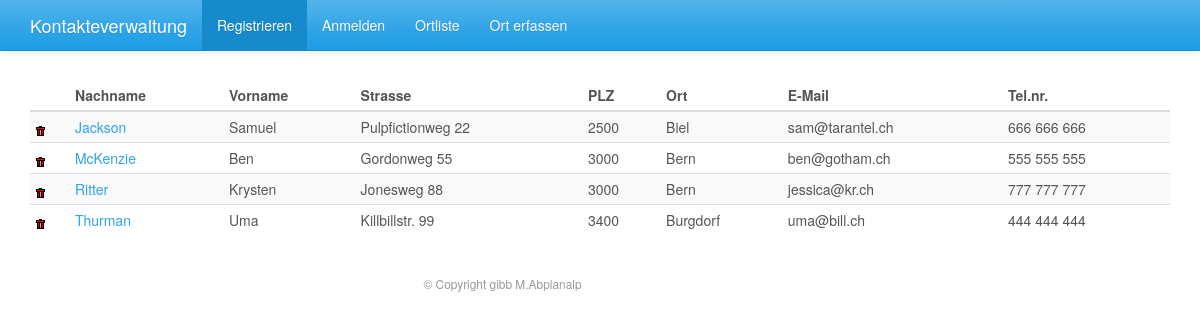
/php/index.php, run on the app's committed database.
### tables this page shows
CREATE TABLE `kontakte` (
  `kid` int(11) NOT NULL,
  `nachname` varchar(50) NOT NULL,
  `vorname` varchar(50) DEFAULT NULL,
  `strasse` varchar(100) DEFAULT NULL,
  `oid` smallint(6) DEFAULT NULL,
  `email` varchar(100) NOT NULL,
  `tel` varchar(20) DEFAULT NULL
);

CREATE TABLE `orte` (
  `oid` int(11) NOT NULL,
  `plz` smallint(6) NOT NULL,
  `ort` varchar(50) NOT NULL
);

### php/appl_functions.php (called while the page is built, shortened)
<?php
function kontaktliste() {
  setValue("data", db_select_kontakte());
  if (is_array(getValue("data"))) {
	return runTemplate("../templates/".getValue("func").".htm.php");
  } else {
	return "<div class='col-md-offset-3 col-md-4 text-center'>Liste ist leer...</div><br /><br />";
  }
}
?>

### php/db_functions.php (called while the page is built, shortened)
<?php
function db_select_kontakte() {
	$sql = "select k.kid, k.nachname, k.vorname, k.strasse, o.plz, o.ort, k.email, k.tel
			from kontakte k
			left join orte o on o.oid = k.oid
			order by nachname, vorname";
	return sqlSelect($sql);
}
?>

### templates/kontaktliste.htm.php (the view, shortened to what this page needs)
<table class="table table-striped table-condensed">
  <thead>
	<tr>
	  <th></th>
	  <th>Nachname</th>
	  <th>Vorname</th>
	  <th>Strasse</th>
	  <th>PLZ</th>
	  <th>Ort</th>
	  <th>E-Mail</th>
	  <th>Tel.nr.</th>
	</tr>
  </thead>
  <tbody>
	<?php
	  foreach(getValue("data") as $row) {
		echo "<tr>
			  <td><a href='".getValue('phpmodule')."&kid=".$row['kid']."'>
			  <img src='../images/delete.png' border='no' onclick='return confdel();'></a></td>
			  <td><a href='".$_SERVER['PHP_SELF']."?id=kontakterfassen&action=edit&kid=".$row['kid']."'>".htmlTextAufbereiten($row['nachname'])."</a></td>
			  <td>".htmlTextAufbereiten($row['vorname'])."</td>
			  <td>".htmlTextAufbereiten($row['strasse'])."</td>
			  <td>".$row['plz']."</td>
			  <td>".htmlTextAufbereiten($row['ort'])."</td>
			  <td>".htmlTextAufbereiten($row['email'])."</td>
			  <td>".htmlTextAufbereiten($row['tel'])."</td>
			  </tr>\n";
	  }
	?>
  </tbody>
</table>

### php/index.php (shortened to what this page needs)
<?php
require("basic_functions.php");
require("db_functions.php");
require("appl_functions.php");
$func = getId();
$flist = getValue("cfg_func_list");
if (!in_array($func, $flist)) $func = $flist[0];
setValue("inhalt", $func());
echo runTemplate("../templates/index.htm.php");
?>

### templates/index.htm.php (shortened to what this page needs)
<!DOCTYPE html>
<html lang="de">
<head>
  <link href="../css/bootstrap.min.css" rel="stylesheet" />
</head>
<body style="background-image: url("../public/images/background.jpg'");">
  <nav class="navbar navbar-default navbar-fixed-top">
	<div class="container">
      <div class="navbar-header">
		<a class="navbar-brand">Kontakteverwaltung</a>
      </div>
	  <ul class="nav navbar-nav">
        <?php echo getMenu(getValue("cfg_menu_list"), "Hauptmenü"); ?>
      </ul>
	</div>
  </nav>
  <div class="container" style="margin-top:80px">
	<?php echo getValue("inhalt"); ?>
  </div>
  <div class="container" style="margin-top:20px">
	<div class="row">
	  <div class="col-md-offset-3 col-md-4 text-center small text-muted">
		&copy;&nbsp;Copyright gibb M.Abplanalp
	  </div>
	</div>
  </div>
</body>
</html>

### php/basic_functions.php (shortened to what this page needs)
<?php
function runTemplate($template) {
  require($template);
  $inhalt=ob_get_contents();
  return $inhalt;
}
function setValue($key, $value) {
  global $params;
  $params[$key] = $value;
}
function getValue($key) {
  global $params;
  if (isset($params[$key])) return $params[$key];
  else return "";
}
function getMenu($mlist) {
  $menu = "";
  if (count($mlist)) {
	$active_link = getValue("func");
	foreach ($mlist as $element=>$option) {
	  $active = "";
	  if ($element == $active_link) $active = " class='active'";
	  $menu .= "<li$active><a href='".$_SERVER['PHP_SELF']."?id=".$element."'>$option</a></li>";
	}
	return $menu;
  }
}
function htmlTextAufbereiten($value) {
	return nl2br(htmlentities($value));
}
function sqlSelect($sql) {
 	$result = mysqli_query(getValue("cfg_db"), $sql);
	if (mysqli_num_rows($result) > 0) {
		while ($row=mysqli_fetch_assoc($result)) $data[]=$row;
	} else $data = "";
	return $data;
}
?>

### data on the page
kontakte: nachname "Jackson", vorname "Samuel", strasse "Pulpfictionweg 22", oid.plz "2500", oid.ort "Biel", email "sam@tarantel.ch", tel "666 666 666"
kontakte: nachname "McKenzie", vorname "Ben", strasse "Gordonweg 55", oid.plz "3000", oid.ort "Bern", email "ben@gotham.ch", tel "555 555 555"
kontakte: nachname "Ritter", vorname "Krysten", strasse "Jonesweg 88", oid.plz "3000", oid.ort "Bern", email "jessica@kr.ch", tel "777 777 777"
kontakte: nachname "Thurman", vorname "Uma", strasse "Killbillstr. 99", oid.plz "3400", oid.ort "Burgdorf", email "uma@bill.ch", tel "444 444 444"

### other printed values
$option "Registrieren"
$option "Anmelden"
$option "Ortliste"
$option "Ort erfassen"
